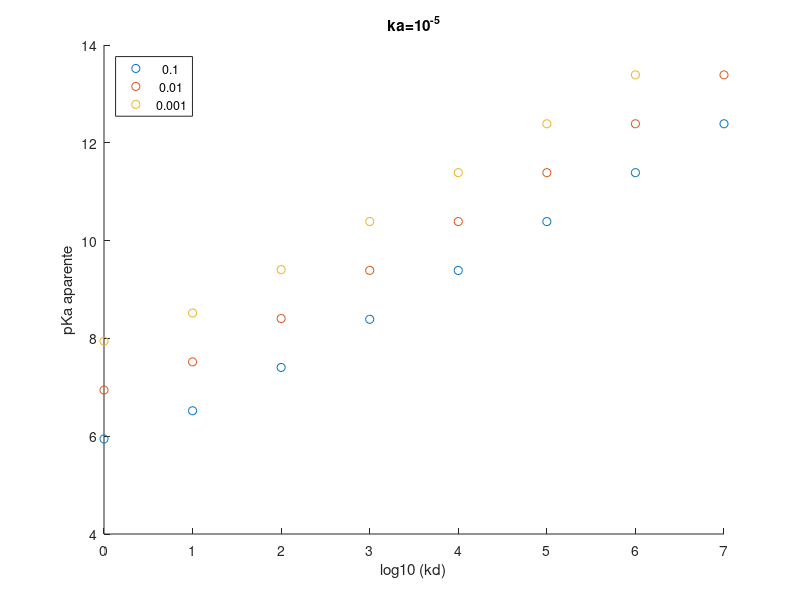

Write MATLAB code to recreate this figure.
clear all;

global bet_a
global kd
global ka
global rho_h_bulk
global rho_a_bulk    
global rho_o
global psi
global f_A
global f_ha
global f_hap
  
%% nota
% El programa va a devolver el grafico de pka aparente vs log10 (kd)
% Para tener el grafico de  fa vs ph  descomentar lineas: 89,90,91

%%
rho_o = 0.99 ;  % monomer concentration in film (M); ~ 1
vpair = 1.0 ;   % CHECKEAR
Temp=298;       % ------ K ------%
bet_a=96485/(Temp*8.3144);		% |e|/kT in V^-1

phmax=140;
paso=0.1;
kdleg=0;

for citer=1:1:3
    rho_c_bulk=10^(-citer);
    Csalt(citer)=10^(-citer);
    for kdexp=1:1:8
      kd=10^((kdexp-1));
      kdleg(kdexp)=10^((kdexp-1));
      
      i=0;
      for iph=1:1:phmax
        ph=iph*paso;
        rho_h_bulk=10^(-ph);	
        rho_a_bulk=10^(-ph);
        %rho_c_bulk=10^(-3);
        ka=10^(-5);		
        f_A = 0.5;		 %% initial conditions for solver
        psi = 0;		   %% initial conditions for solver
                                   %lbounds = [0 -inf];	 %% bounds of  f_A and psi
                                   %ubounds = [1 inf]; 	 %% bounds of  f_A and psi
        Xo=[f_A,psi];	 %% CONDICIONES INICIALES PARA EL FSOLV Xo=[f_a,ps_i]%   
                       %options = optimset('Tolfun', 1E-12, 'TolX', 1e-12, 'MaxFunEvals', 10000);
                       % Func = @(X) [X(1)*(1+rho_h_bulk*(exp(-bet_a*X(2)))/ka)+(kd/ka)*rho_o*X(1)*rho_h_bulk*(exp(-bet_a*X(2)))*(X(1)+X(1)*rho_h_bulk*(exp(-bet_a*X(2)))/ka)-1;rho_a_bulk*exp(bet_a*X(2))+rho_o*X(1)-rho_h_bulk*exp(-bet_a*X(2))];
                       %  Func_corr = @(X) [rho_o*vpair*X(1)*X(1)*(1+rho_h_bulk*(exp(-bet_a*X(2)))/ka)*rho_h_bulk*(exp(-bet_a*X(2)))-ka*kd*(1-X(1)-X(1)*rho_h_bulk*(exp(-bet_a*X(2)))/ka);rho_a_bulk*exp(bet_a*X(2))+rho_o*X(1)-rho_h_bulk*exp(-bet_a*X(2))-rho_c_bulk*exp(-bet_a*X(2))];
        Func_corr = @(X) [X(1)*(1+rho_h_bulk*(exp(-bet_a*X(2)))/ka)+X(1)*X(1)*(kd*vpair*rho_o/ka)*rho_h_bulk*(exp(-bet_a*X(2)))*(1+rho_h_bulk*(exp(-bet_a*X(2)))/ka)-1;rho_a_bulk*exp(bet_a*X(2))+rho_o*X(1)-rho_h_bulk*exp(-bet_a*X(2))-rho_c_bulk*exp(-bet_a*X(2))];
                       %[X resnorm] = lsqnonlin(@myfun,Xo,lbounds,ubounds, options);
        [X,fval,info] = fsolve(Func_corr,Xo);  %INFO == 1 ==> CONVERGE;
        if (info==1)
                                    
                                    %resnorm;	
          psi = X(2);
          f_A = X(1);
                      %f_ha = f_A*rho_h_bulk*(exp(-bet_a*psi))/ka;
                      %f_hap =1-f_A-f_ha;
          ph_a(iph)=ph;
          m(iph,kdexp,citer)=[X(1)];  % to plot f_A vs ph
                      %n(iph,kdexp)=[f_ha];  % to plot f_ha vs ph
                      %o(iph,kdexp)=[f_hap];  % to plot f_hap vs ph
                      %check(iph,kdexp)=[sqrt(Func_corr(X)(1)^2+Func_corr(X)(2)^2 )] ;
                      %r(iph,kdexp)=[X(2)];  % to plot  psi vs ph
                      
                        
        else
          [X,fval,info] = fsolve(Func_corr,X);
          [X,fval,info] = fsolve(Func_corr,X);
          [X,fval,info] = fsolve(Func_corr,X);
          ch2=info;
          psi = X(2);
          f_A = X(1);
          f_ha = f_A*rho_h_bulk*(exp(-bet_a*psi))/ka;
          f_hap =1-f_A-f_ha;
          ph_a(iph)=ph;
          m(iph,kdexp,citer)=[X(1)];  % to plot f_A vs ph
                                                   %n(iph,kdexp)=[f_ha];  % to plot f_ha vs ph
                                                   %o(iph,kdexp)=[f_hap];  % to plot f_hap vs ph
                                                   %check(iph,kdexp)=[sqrt(Func_corr(X)(1)^2+Func_corr(X)(2)^2 )] ;
                                                   %r(iph,kdexp)=[X(2)];  % to plot  psi vs ph
         end % END OF IF/ELSE  (CONVERGENCE)
         
      end %END OF PH ITER
                                      %[calc_fa_05,i]=min (abs(m(:,kdexp)-0.5)) ; %This have to calculate the nearest value of  f_a to 0.5. The output have first the value of f_a and then the position on the  vector 
                                      %pph(kdexp)=i*0.1  % with the position it's calculate the ph, for each kd,  with f_a near to 0.5
      pphs(kdexp,citer)= interp1 ( m(:,kdexp,citer),ph_a(:), 0.5,"spline"); % INTERPOLATE F_A 0.5. THE OUTPUT IS PH
      %figure (1)
      %hold all;
      %h=plot (ph_a(1,:),m(:,kdexp,citer)');  % PLOT PH VS F_A
      %y=plot (pphs,0.5,"color", "m");  % PLOT THE POINT WITH f_A =0.5
      %legend (cellstr (num2str (kdleg')), "location", "northwest");hold on;
                                    %plot (ph_a(1,:),n(:,kdexp)',";f_{ha};")
                                    %plot (ph_a(1,:),o(:,kdexp)',";f_{hap};")
                                    %plot (ph_a(1,:),check(:,kdexp)',";check;")
                                    %plot (ph_a(1,:),0.5,"color", "r")
     % hold all;
    end % END OF KDEXP
  figure(2)
  hold all;
  title('ka=10^{-5}')
  xlabel('log10 (kd)');
  ylabel('pKa aparente');
  l=plot(log10(kdleg),pphs(:,citer),'o');   %This is the plot of pKa aparente vs. log10 (Kd)
  legend (cellstr (num2str (Csalt')), "location", "northwest");hold on;
end % for citer


%%%%%%%%%%%%%%%%%
%% NOTAS:
%%%%%%%%%%%%%%%%%
% BARRIDA EN KD   DE 0;7 EN EL EXPONENTE
% BARRIDA EN CSALT  DE -1;-3 EN EL EXPONENTE
% ME FALTA LA CAMBIAR EL PKA


%%%%-----------------------------------lo que viene atras de aca es posible que se pueda tirar pero puede que use alguna que otra cosa %%%%%%%%%%%
    %clear all
    %fid = fopen('fa_ph.txt',"w");%aca no se si va w o s o sino va nada 
     %for kdexp=0:1:10
     %i=0;
     % for ph=0:paso:phmax
     %   i=i+1;
     %   fprintf(fid, '%f \t %f\n', ph,m(kdexp*(phmax/paso+1)+i) );
     % end
     %end
    %fclose(fid);

    %fide = fopen('psi_ph.txt',"w");%aca no se si va w o s o sino va nada 
     %for kdexp=0:1:10
     %i=0;
     % for ph=0:paso:phmax
      %  i=i+1;
       % fprintf(fide, '%f \t %f\n', ph,r(kdexp*(phmax/paso+1)+i) );
      %end
     %end
    %fclose(fide);

    %fidch = fopen('check_ph.txt',"w");%aca no se si va w o s o sino va nada 
    % for kdexp=0:1:10
    % i=0;
    %  for ph=0:paso:phmax
     %   i=i+1;
     %   fprintf(fidch, '%f \t %f\n', ph,check(kdexp*(phmax/paso+1)+i) );
     % end
     %end
    %fclose(fidch);

    %%------------------funciones para fsolve--------------------%%%
    %function  F = myfun(X)
        
    %global bet_a
    %global kd
    %global ka
    %global rho_h_bulk
    %global rho_a_bulk    
    %global rho_o

    %X;

    %F(1) = X(1)*(1+rho_h_bulk*(exp(-bet_a*X(2)))/ka)+(kd/ka)*rho_o*X(1)*rho_h_bulk*(exp(-bet_a*X(2)))*(X(1)+X(1)*rho_h_bulk*(exp(-bet_a*X(2)))/ka)-1;
    %F(2) = rho_a_bulk*exp(bet_a*X(2))+rho_o*X(1)-rho_h_bulk*exp(-bet_a*X(2));

    %end 
